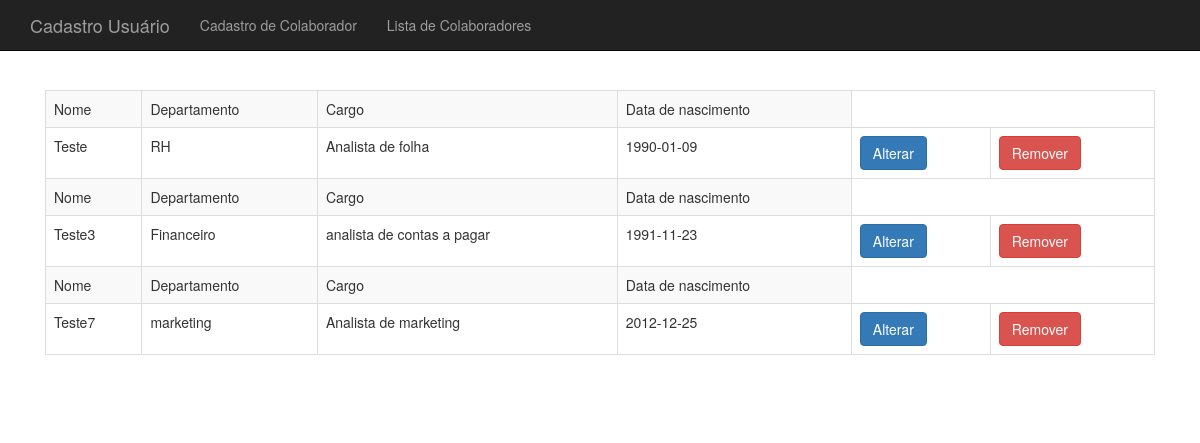
Page /user_list.php (signed in) on the committed database.
### tables this page shows
CREATE TABLE `funcionario` (
  `id` int(11) NOT NULL AUTO_INCREMENT,
  `nome` varchar(255) DEFAULT NULL,
  `departamento` varchar(255) DEFAULT NULL,
  `cargo` varchar(255) DEFAULT NULL,
  `nascimento` date DEFAULT NULL,
  PRIMARY KEY (`id`)
);

### banco_user.php (called while the page is built, shortened)
<?php
function listaColaborador($conexao) {
	$nomes = array();
	$resultado = mysqli_query($conexao, "select * from funcionario");
	while($nome = mysqli_fetch_assoc($resultado)) {
		array_push($nomes, $nome);
	}
	return $nomes;
}

### user_list.php (the view, shortened to what this page needs)
<?php include("cabecalho.php");
 include("conecta.php");
 include("banco_user.php");
 ?>
<table class="table table-striped table-bordered">
		<?php
		$nomes = listaColaborador($conexao);
		foreach($nomes as $nome) :
	?>
	<tr>
		<td>Nome</td>
		<td>Departamento</td>
		<td>Cargo</td>
		<td>Data de nascimento</td>
	</tr>
	<tr>
		<td><?= $nome['nome']?></td>
		<td><?= $nome['departamento']?></td>
		<td><?= $nome['cargo']?></td>
		<td><?= $nome['nascimento']?></td>
		<td><a class="btn btn-primary" href="altera_cadastro.php?id=<?=$nome['id']?>">Alterar</a></td>
		<td>
			<form action="remove_user.php" method="post">
				<button class="btn btn-danger">Remover</button>
			</form>
		</td>
	</tr>
	<?php
		endforeach
	?>
</table>
<?php include("rodape.php") ?>

### cabecalho.php (shortened to what this page needs)
<!DOCTYPE html>
<html>
<head>
	<link href="css/bootstrap.css" rel="stylesheet">
	<link href="css/ponto.css" rel="stylesheet">
</head>
<body>
	<div class="navbar navbar-inverse navbar-fixed-top">
		<div class="container">
			<div class="navbar-header">
				<a class="navbar-brand" href="MenuIniciar.php">Cadastro Usuário</a>
			</div>
			<div>
				<ul class="nav navbar-nav">
					<li><a href="cadastro_user.php">Cadastro de Colaborador</a></li>
					<li><a href="user_list.php">Lista de Colaboradores</a></li>
				</ul>
			</div>
		</div>
	</div>
	<div class="container">
		<div class="principal">

### rodape.php
</div>
	</div>
</body>
</html>

### css/ponto.css (style rules this page uses)
body { padding-top: 50px; }
.principal { padding: 40px 15px; text-align: text-top; }

### rows in the picture
funcionario: nome "Teste", departamento "RH", cargo "Analista de folha", nascimento "1990-01-09"
funcionario: nome "Teste3", departamento "Financeiro", cargo "analista de contas a pagar", nascimento "1991-11-23"
funcionario: nome "Teste7", departamento "marketing", cargo "Analista de marketing", nascimento "2012-12-25"
